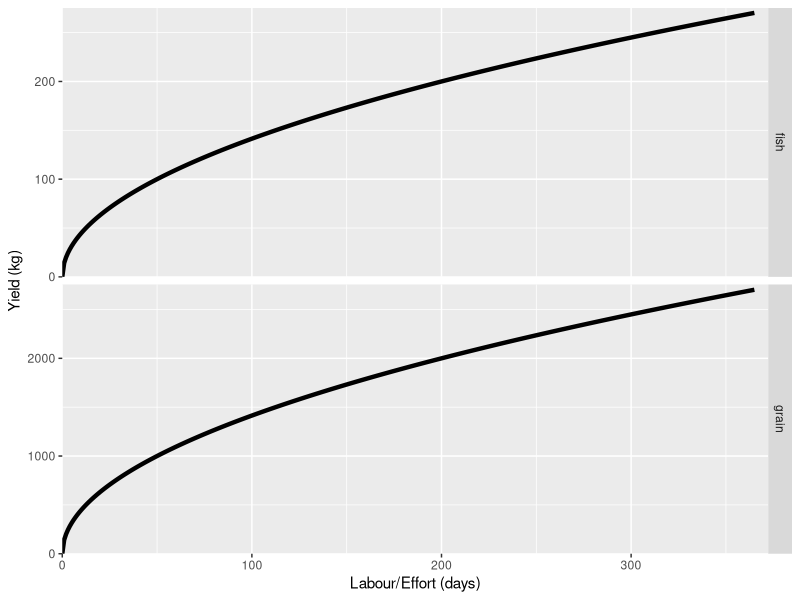
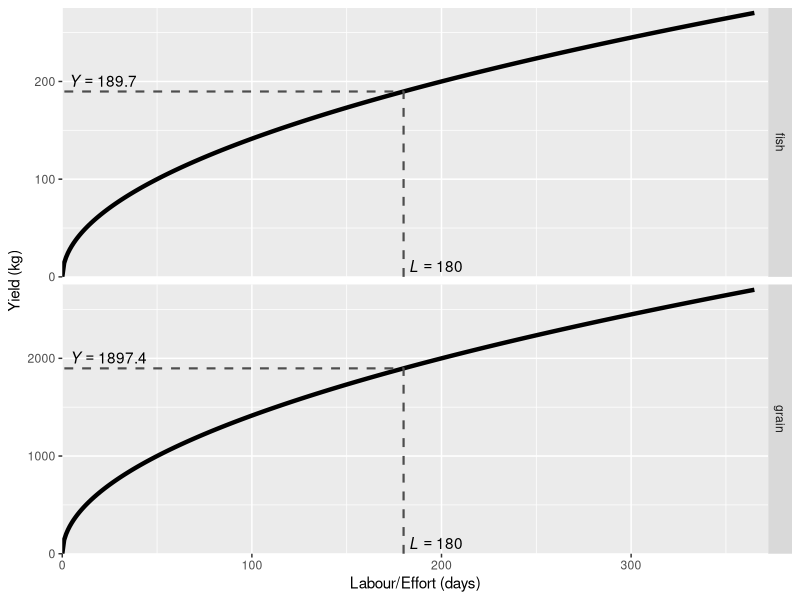
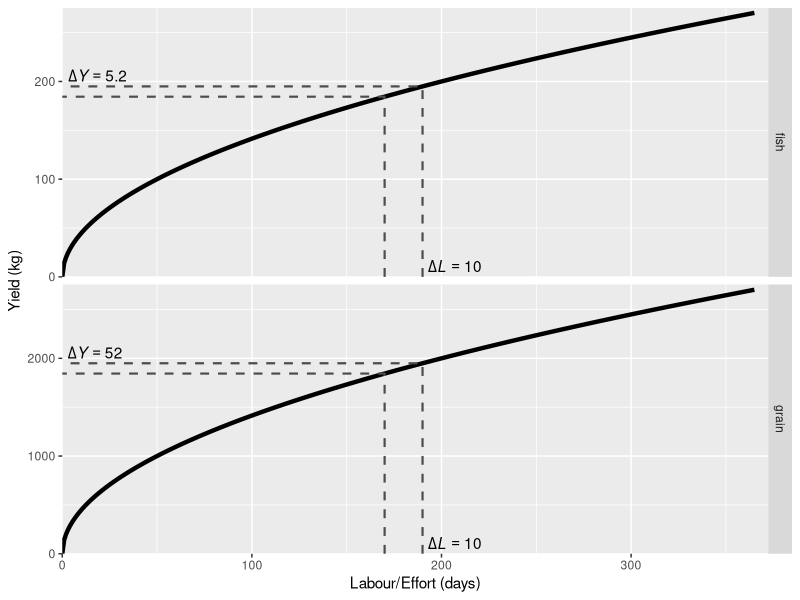
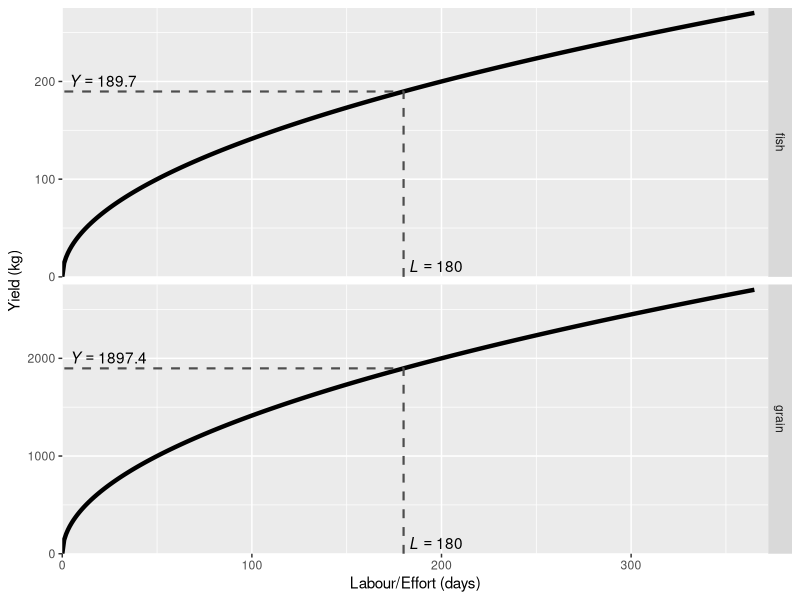
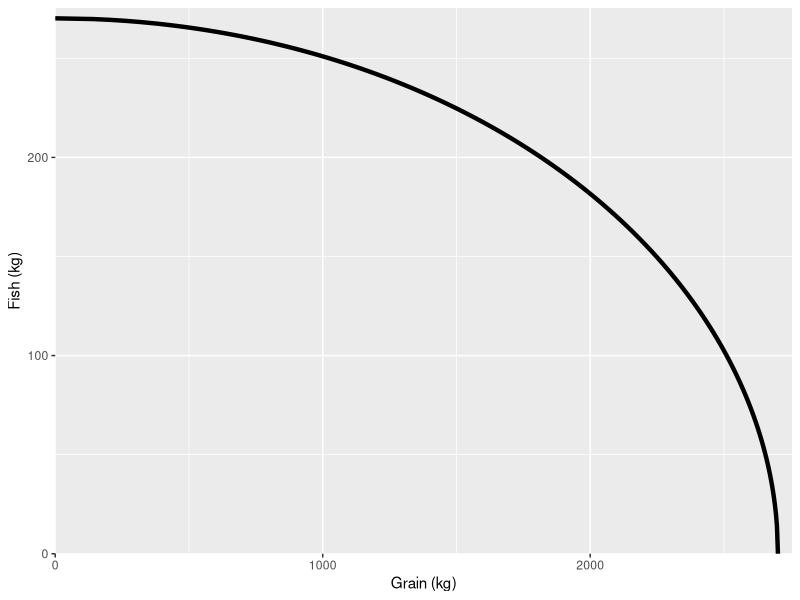
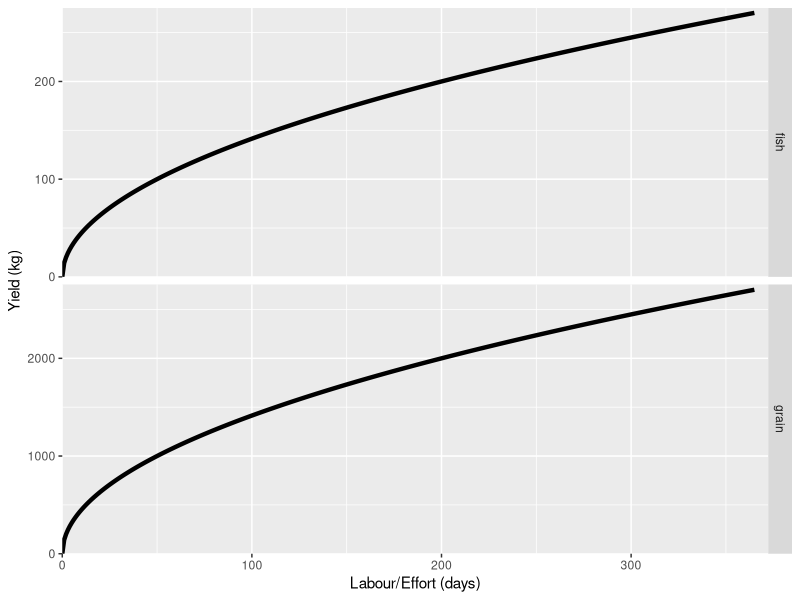
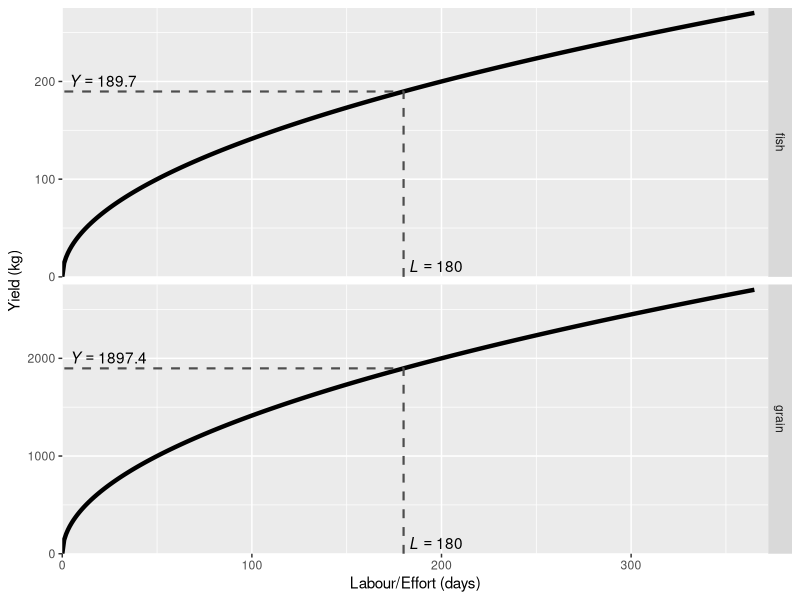
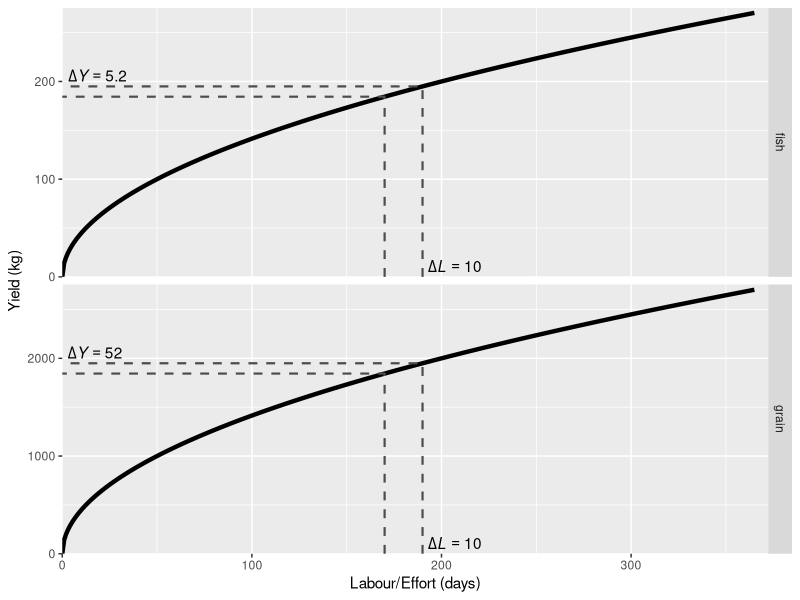

The R script that drew these images, in order:
#
# Figures for hermit economics slides
#
# Hermit needs 200 - 250 kg of grain per year, and 150 - 180 kg of fish
#
# For further complexity, will add stock variables.  
# Stock of fish, determines how many fish will be there in the future
# Health of lake, a function of the amount of sediment that is added to 
#    the lake by farming the land.
# Health of land, a function of how much work is spent caring for the land.
#    could connect this to the fishing, as fish adds nitrogen to the land,
#    increasing its fertility.  Or could add work in mulching and integrating
#    straw and fish, which would be easier to just burn and dispose of.
#
# Create a file to track output that will be used to update document.
cat("***** Critical Output ****",
    "\n\nOutput of values to use in course text and presentations.",
    "\n",file="SustEconValues.txt")
# Grain production, input labour
grain <- function(l,a=1,b=0.5) {
  1000*(l/50)^b*a^(1-b)
}
#
# Fish production
fish <- function(e,b=0.5) {
  10*(e/0.5)^b
}
#
# Time available
tVec <- 0:365
#
# get yeilds
gYield <- grain(tVec)
fYield <- fish(tVec)
#
# Plot production functions.  
#
datPl <- data.frame(t=c(tVec,tVec),Ylab=c(rep("grain",length(tVec)),
                                          rep("fish",length(tVec))),
                    Y=c(gYield,fYield))
library(ggplot2)
pl <- ggplot(datPl,aes(x=t,y=Y)) +
  geom_line(linewidth=1.5) +
  labs(y="Yield (kg)", x="Labour/Effort (days)") +
  scale_x_continuous(expand=expansion(mult=c(0,0.02))) +
  scale_y_continuous(expand=expansion(mult=c(0,0.02))) +
  facet_grid(Ylab ~ ., scales="free_y")
print(pl)
ggsave(file="HermitProdFun.png",plot=pl,width=6,height=4)
#
# Add lines to use for total product. 
#
# Mark a production level to illustrate total production and average product.
#
tVal <- 180
# Create text to mark locations on plot, and their locations
datPl2 <- data.frame(t=rep(c(tVal,tVal,0)),Ylab=c(rep("grain",3),rep("fish",3)),
                     Y=c(0,rep(grain(tVal),2),0,rep(fish(tVal),2)),
                     label=c(paste("italic(L) == ",round(tVal,digits=1)),"",
                             paste("italic(Y) == ",round(grain(tVal),digits=1)),
                             paste("italic(L) == ",round(tVal,digits=1)),"",
                             paste("italic(Y) == ",round(fish(tVal),digits=1)))
                     )
# Create text that will be plotted using geom_label on the plot
datPl2a <- data.frame(t=rep(tVal+20,2),Ylab=c("grain","fish"),
                      Y=c(mean(range(gYield)),mean(range(fYield))),
                      l1=c(paste0("italic(TP) == ",round(grain(tVal),digits=1)),
                           paste0("italic(TP) == ",round(grain(tVal),digits=1))),
                      l2=c("italic(AP) == italic(TP) / italic(L)",
                           "italic(AP) == italic(TP) / italic(L)"),
                      l3=c(paste0("italic(AP) ==",round(fish(tVal)/tVal,digits=1)),
                           paste0("italic(AP) ==",round(fish(tVal)/tVal,digits=1))))
# trying to create a label with several lines, so that the values for the total 
# product and average product are printed on the plot.
# datPl2a$stLabs <- paste0("atop(textstyle(", datPl2a$l1, 
#                          "), atop(textstyle(", datPl2a$l2, 
#                          "), textstyle(", datPl2a$l3,")))")
plTP <- pl + 
  geom_path(aes(x=t,y=Y),data=datPl2,linewidth=0.75,linetype="dashed",color="grey30") +
  geom_text(aes(x=t,y=Y,label=label),data=datPl2,hjust=-0.1,vjust=-0.4,parse=TRUE) +
  # geom_label(aes(x=t,y=Y,label=stLabs),data=datPl2a,parse=TRUE,size=5) +
  facet_grid(Ylab ~ ., scales="free_y")
print(plTP)
ggsave(file="HermitProdFunTP.png",plot=plTP,width=6,height=4)
cat("\n*****",
    "\nTotal Product (grain) = ", round(grain(tVal),digits=2),
    "\nTotal Product (fish = ", round(fish(tVal),digits=2),
    "\nAverage Product (grain) at L = ",tVal," is ",round(grain(tVal)/tVal),
    "\nAverage Product (fish) at L = ",tVal," is ",round(fish(tVal)/tVal),
    "\n*****",file="SustEconValues.txt",append=TRUE)
#
# Add lines to use for marginal product
tVal <- 180
tDel <- 10
datPl3 <- data.frame(t=rep(c(tVal-tDel,tVal-tDel,0)),Ylab=c(rep("grain",3),rep("fish",3)),
                     Y=c(0,rep(grain(tVal-tDel),2),0,rep(fish(tVal-tDel),2)))
datPl4 <- data.frame(t=rep(c(tVal+tDel,tVal+tDel,0)),Ylab=c(rep("grain",3),rep("fish",3)),
                     Y=c(0,rep(grain(tVal+tDel),2),0,rep(fish(tVal+tDel),2)),
                     label=c(paste("Delta*italic(L) == ",
                                   round((tVal+tDel)-tVal,digits=1)),"",
                             paste("Delta*italic(Y) == ",
                                   round(grain(tVal+tDel)-grain(tVal),digits=1)),
                             paste("Delta*italic(L) == ",
                                   round((tVal+tDel)-tVal,digits=1)),"",
                             paste("Delta*italic(Y) == ",
                                   round(fish(tVal+tDel)-fish(tVal),digits=1))
                             )
)
plMP <- pl + 
  geom_path(aes(x=t,y=Y),data=datPl3,linewidth=0.75,linetype="dashed",color="grey30") +
  geom_path(aes(x=t,y=Y),data=datPl4,linewidth=0.75,linetype="dashed",color="grey30") +
  geom_text(aes(x=t,y=Y,label=label),data=datPl4,hjust=-0.1,vjust=-0.4,parse=TRUE) +
  facet_grid(Ylab ~ ., scales="free_y")
print(plMP)
ggsave(file="HermitProdFunMP.png",plot=plMP,width=6,height=4)
#
# Add tangency lines
library(numDeriv)
tDel <- 150
gMP <- grad(grain,tVal)
fMP <- grad(fish,tVal)
datPl5 <- data.frame(t=rep(c(tVal-tDel,tVal+tDel),2),
                     Ylab=c(rep("grain",2),rep("fish",2)),
                     Y=c(grain(tVal)+gMP*c(-tDel,tDel),
                         fish(tVal)+fMP*c(-tDel,tDel)),
                     label=c(paste("partialdiff*italic(Y)/partialdiff*italic(L) ==",
                                       round(gMP,digits=1)),"",
                             paste("partialdiff*italic(Y)/partialdiff*italic(L) ==",
                                       round(fMP,digits=1)),""
                             )
)
plTan <- pl + 
  geom_path(aes(x=t,y=Y),data=datPl2,linewidth=0.75,linetype="dashed") +
  geom_path(aes(x=t,y=Y),data=datPl5,linewidth=0.75,color="darkred") +
  geom_text(aes(x=t,y=Y,label=label),data=datPl5,hjust=0.3,vjust=-1,parse=TRUE) +
  facet_grid(Ylab ~ ., scales="free_y")
print(plTP)
ggsave(file="HermitProdFunTan.png",plot=plTan,width=6,height=4)
#
# Now put them together in a production possibilities frontier
datPl <- data.frame(grain=gYield,fish=rev(fYield))
pl <- ggplot(datPl,aes(x=grain,y=fish)) +
  geom_line(linewidth=1.5) +
  scale_x_continuous(expand=expansion(mult=c(0,0.02))) +
  scale_y_continuous(expand=expansion(mult=c(0,0.02))) +
  labs(x="Grain (kg)",y="Fish (kg)")
print(pl)
ggsave(file="HermitPPF.png",plot=pl,width=4,height=4)
#
# Add lines to the production possibilities frontier to show the 
# opportunity cost.
tVal <- 120
tDel <- 20
datPl1 <- data.frame(grain=c(rep(grain(tVal),2),0),
                     fish=c(0,rep(fish(365-tVal),2)))
datPl2 <- data.frame(grain=c(rep(grain(tVal+tDel),2),0),
                     fish=c(0,rep(fish(365-tVal-tDel),2)))
tVal <- 240
tDel <- 20
datPl3 <- data.frame(grain=c(rep(grain(tVal),2),0),
                     fish=c(0,rep(fish(365-tVal),2)))
datPl4 <- data.frame(grain=c(rep(grain(tVal+tDel),2),0),
                     fish=c(0,rep(fish(365-tVal-tDel),2)))
plPPFoc <- pl +
  geom_path(aes(x=grain,y=fish),data=datPl1) +
  geom_path(aes(x=grain,y=fish),data=datPl2) +  
  geom_path(aes(x=grain,y=fish),data=datPl3) +
  geom_path(aes(x=grain,y=fish),data=datPl4)
ggsave(file="HermitPPFoc.png",plot=plPPFoc,width=4,height=4)
